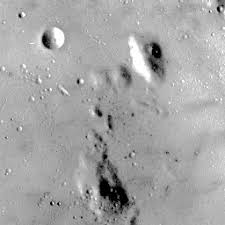
%> input picture moon.jfif, 225 x 225 px
$ octave maxminFilt.m   (GNU Octave 9; MATLAB toolbox functions it lacks are replaced by stand-ins)
%> lines starting %> are read from the running program, lines starting %| are printed output that depends on the picture; in (x1, y1, x2, y2) boxes, pixels count from 0 and x2, y2 are one past the last pixel; in counts of white or black regions, pixels touching at a corner belong together; the program's own positions count from 1
Original=imread('moon.jfif');         %Read in image
%> Original is the input picture: size 225x225x3 uint8; min 0, max 255, mean 166.1
BW = im2bw(Original,0.4557);           %Convert into black and white image
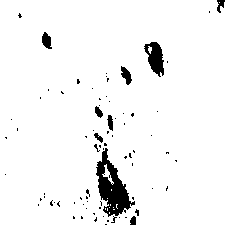
%> BW: size 225x225 logical; 95.3% white; 78 black regions (69 under 20 px), largest, box (x1, y1, x2, y2) and area: (96, 148, 135, 217) 1183, (144, 42, 164, 77) 417, (121, 66, 132, 85) 116

minf=@(x) min(x(:));                %set 'min()' filter
maxf=@(x)max(x(:));                 %set 'max()' filter
min_Image=nlfilter(BW,[3 3],minf);  %Apply over 3 x 3 neighbourhood
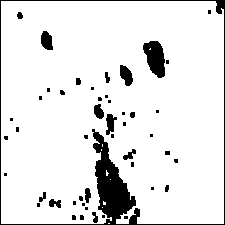
%> min_Image: size 225x225 logical; 90.2% white; 48 black regions (30 under 20 px), largest, box (x1, y1, x2, y2) and area: (0, 0, 225, 225) 2948, (143, 41, 165, 78) 565, (120, 65, 133, 86) 183
max_Image=nlfilter(BW,[3 3],maxf);  %Apply over 3 x 3 neighbourhood
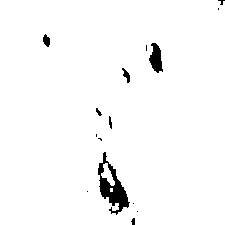
%> max_Image: size 225x225 logical; 97.5% white; 15 black regions (8 under 20 px), largest, box (x1, y1, x2, y2) and area: (98, 152, 130, 215) 758, (149, 43, 163, 73) 264, (43, 34, 50, 47) 63

subplot(2,2,1), imshow(BW), title('Original');   %Display image
subplot(2,2,2), imshow(min_Image), title('Min'); %Display min image
subplot(2,2,3), imshow(max_Image), title('Max'); %Display max image

$ run again, with download.jfif copied over moon.jfif
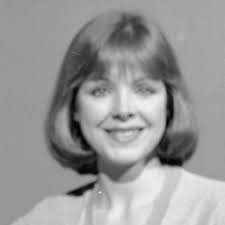
%> input picture download.jfif, 225 x 225 px
%> Original is the input picture: size 225x225x3 uint8; min 0, max 242, mean 151.6
%> `BW = im2bw(Original,0.4557);`:
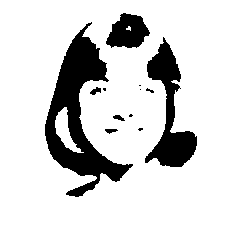
%> BW: size 225x225 logical; 82.1% white; 12 black regions (6 under 20 px), largest, box (x1, y1, x2, y2) and area: (45, 22, 133, 197) 5196, (145, 37, 197, 167) 2642, (106, 13, 150, 48) 1036, (90, 87, 101, 95) 50, (113, 115, 125, 121) 42, (105, 129, 118, 134) 41
%> min_Image: size 225x225 logical; 76.9% white; 12 black regions (2 under 20 px), largest, box (x1, y1, x2, y2) and area: (44, 21, 134, 198) 6054, (144, 36, 198, 168) 3119, (105, 12, 151, 49) 1222
%> `max_Image=nlfilter(BW,[3 3],maxf);`:
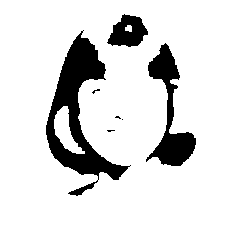
%> max_Image: size 225x225 logical; 85.4% white; 7 black regions (4 under 20 px), largest, box (x1, y1, x2, y2) and area: (46, 30, 131, 196) 4334, (146, 43, 196, 166) 2170, (107, 14, 148, 47) 851
